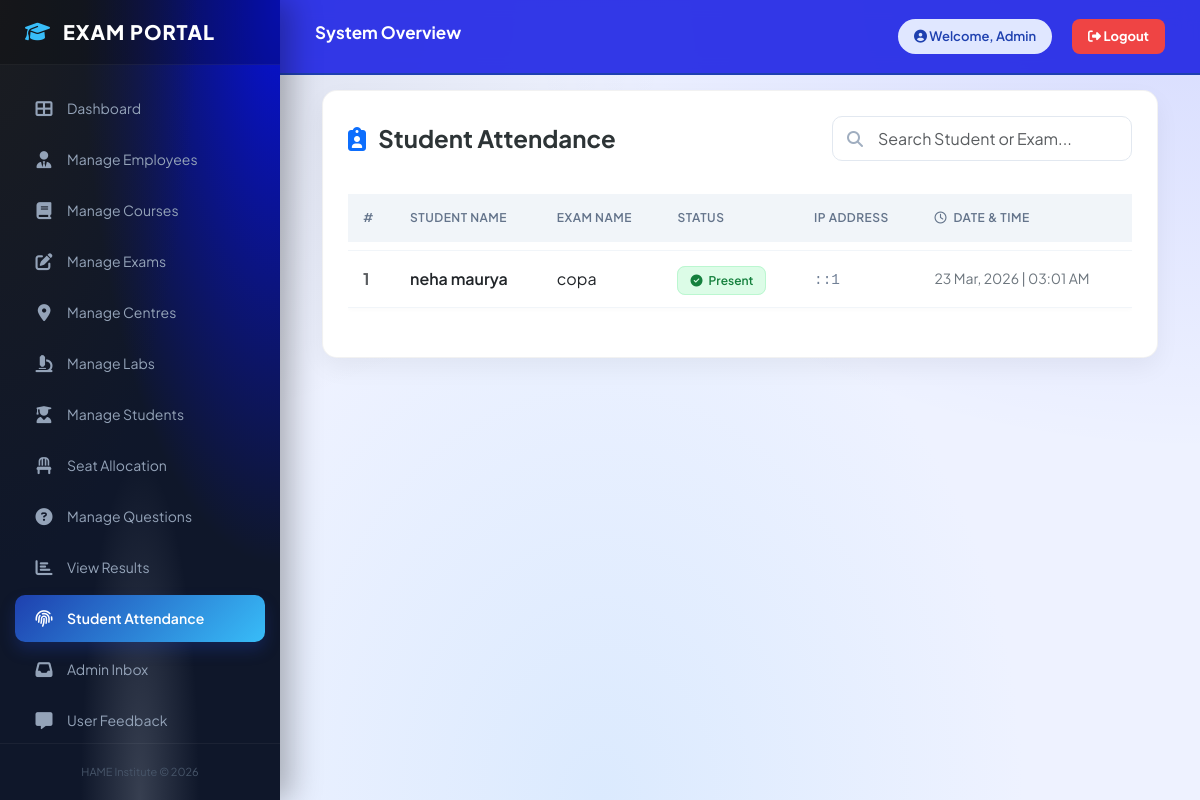
The page /admin/admin_attendance.php (signed in) on the database its author committed.
### tables this page shows
CREATE TABLE `attendance` (
  `id` int(11) NOT NULL,
  `student_id` int(11) NOT NULL,
  `exam_id` int(11) NOT NULL,
  `status` varchar(20) DEFAULT 'Present',
  `punch_time` datetime DEFAULT current_timestamp(),
  `ip_address` varchar(50) DEFAULT NULL
);

CREATE TABLE `students` (
  `student_id` int(11) NOT NULL,
  `name` varchar(100) DEFAULT NULL,
  `father_name` varchar(255) DEFAULT NULL,
  `email` varchar(100) DEFAULT NULL,
  `phone` varchar(15) DEFAULT NULL,
  `gender` varchar(10) DEFAULT NULL,
  `dob` date DEFAULT NULL,
  `roll_no` varchar(50) DEFAULT NULL,
  `password` varchar(255) DEFAULT NULL,
  `status` varchar(20) DEFAULT 'pending',
  `course` varchar(100) DEFAULT NULL,
  `address` text DEFAULT NULL,
  `photo` varchar(255) DEFAULT NULL,
  `created_at` timestamp NOT NULL DEFAULT current_timestamp(),
  `rejection_reason` text DEFAULT NULL
);

CREATE TABLE `exams` (
  `exam_id` int(11) NOT NULL,
  `exam_name` varchar(100) DEFAULT NULL,
  `subject_name` varchar(100) DEFAULT NULL,
  `exam_date` date DEFAULT NULL,
  `exam_time` time DEFAULT NULL,
  `exam_end_time` time DEFAULT NULL,
  `centre` varchar(100) DEFAULT NULL,
  `total_students` int(11) DEFAULT NULL,
  `status` varchar(20) DEFAULT 'Active',
  `course` varchar(100) DEFAULT NULL
);

### admin/admin_attendance.php (the view, shortened to what this page needs)
<?php
include("../config.php");
$sql = "
    SELECT a.*, s.name AS student_name, e.exam_name
    FROM attendance a
    JOIN students s ON a.student_id = s.student_id
    JOIN exams e ON a.exam_id = e.exam_id
    ORDER BY a.id DESC
";
$query = mysqli_query($conn, $sql);
?>
<!DOCTYPE html>
<html lang="en">
<head>
    <link href="https://cdn.jsdelivr.net/npm/bootstrap@5.3.0/dist/css/bootstrap.min.css" rel="stylesheet">
    <link rel="stylesheet" href="https://cdnjs.cloudflare.com/ajax/libs/font-awesome/6.4.0/css/all.min.css">
</head>
<body>
<?php include "sidebar.php"?>
<div class="main-content">
    <div class="container-fluid">
        <div class="table-container">
            <div class="header-flex">
                <h2><i class="fa-solid fa-clipboard-user text-primary me-2"></i> Student Attendance</h2>
                <div class="search-wrapper">
                    <i class="fa-solid fa-magnifying-glass"></i>
                    <input type="text" id="searchInput" class="form-control search-box" placeholder="Search Student or Exam...">
                </div>
            </div>
            <div class="table-responsive">
                <table class="table" id="attendanceTable">
                    <thead>
                        <tr>
                            <th>#</th>
                            <th>Student Name</th>
                            <th>Exam Name</th>
                            <th>Status</th>
                            <th>IP Address</th>
                            <th><i class="fa-regular fa-clock me-1"></i> Date & Time</th>
                        </tr>
                    </thead>
                    <tbody>
                    <?php
                    $i = 1;
                    if(mysqli_num_rows($query) > 0){
                        while($row = mysqli_fetch_assoc($query)){
                    ?>
                        <tr>
                            <td><span class="text-muted fw-bold"><?= $i++; ?></span></td>
                            <td><div class="fw-semibold"><?= htmlspecialchars($row['student_name']); ?></div></td>
                            <td><?= htmlspecialchars($row['exam_name']); ?></td>
                            <td>
                                <span class="status-badge">
                                    <i class="fa-solid fa-circle-check me-1"></i> <?= $row['status']; ?>
                                </span>
                            </td>
                            <td><span class="ip-text"><?= $row['ip_address']; ?></span></td>
                            <td class="text-secondary small"><?= date('d M, Y | h:i A', strtotime($row['punch_time'])); ?></td>
                        </tr>
                    <?php
                        }
                    } else {
                        echo "<tr><td colspan='6' class='text-center py-5 text-muted'>No attendance records found.</td></tr>";
                    }
                    ?>
                    </tbody>
                </table>
            </div>
        </div>
    </div>
</div>
</body>
</html>

### admin/admin_attendance.php (style rules this page uses)
:root { --primary-color: #4361ee; --secondary-color: #3f37c9; --bg-color: #f8f9fc; --text-dark: #2d3436; --sidebar-width: 260px; }
body { background-color: var(--bg-color); font-family: 'Inter', sans-serif; color: var(--text-dark); margin: 0; }
.main-content { margin-left: var(--sidebar-width); padding: 30px; transition: all 0.3s ease; }
.table-container { background: #ffffff; padding: 25px; border-radius: 15px; box-shadow: 0 10px 25px rgba(0,0,0,0.05); border: 1px solid rgba(0,0,0,0.05); }
.header-flex { display: flex; justify-content: space-between; align-items: center; margin-bottom: 25px; flex-wrap: wrap; gap: 15px; }
.header-flex h2 { font-weight: 700; color: var(--text-dark); margin: 0; font-size: 24px; }
.search-wrapper { position: relative; width: 300px; }
.search-wrapper i { position: absolute; left: 15px; top: 50%; transform: translateY(-50%); color: #a0aec0; }
.search-box { padding-left: 45px; height: 45px; border-radius: 10px; border: 1px solid #e2e8f0; transition: 0.3s; }
.table { border-collapse: separate; border-spacing: 0 8px; }
.table thead th { background-color: #f1f5f9; color: #64748b; text-transform: uppercase; font-size: 12px; font-weight: 600; letter-spacing: 0.5px; border: none; padding: 15px; }
.table tbody tr { background-color: #fff; transition: all 0.2s; box-shadow: 0 2px 4px rgba(0,0,0,0.02); }
.table tbody td { padding: 15px; vertical-align: middle; border-top: 1px solid #f1f5f9; border-bottom: 1px solid #f1f5f9; }
.status-badge { padding: 6px 12px; border-radius: 8px; font-weight: 600; font-size: 12px; background: #dcfce7; color: #15803d; border: 1px solid #bbf7d0; }
.ip-text { color: #718096; font-family: 'Courier New', Courier, monospace; font-size: 0.9rem; }

### admin/sidebar.php (style rules this page uses)
:root { --primary-blue: #1e40af; --dark-navy: #0f172a; --sky-accent: #38bdf8; --light-blue-bg: #f0f7ff; --sidebar-width: 280px; --topbar-height: 75px; }
* { box-sizing: border-box; }
body { margin: 0; padding: 0; font-family: 'Plus Jakarta Sans', sans-serif; background-color: #eef2ff; background-image: radial-gradient(at 0% 0%, rgba(15, 18, 28, 0.1) 0px, transparent 40%), radial-gradient(at 100% 0%, rgba(14, 26, 250, 0.1) 0px, transparent 40%), radial-gradient(at 50% 100%, rgba(219, 234, 254, 1) 0px, transparent 50%); background-attachment: fixed; min-height: 100vh; }
.main-content { margin-left: var(--sidebar-width); transition: 0.4s; }

### rows shown on the page
attendance: student.name "neha maurya", exam.exam_name "copa", status "Present", ip_address "::1", punch_time "23 Mar, 2026 | 03:01 AM"
